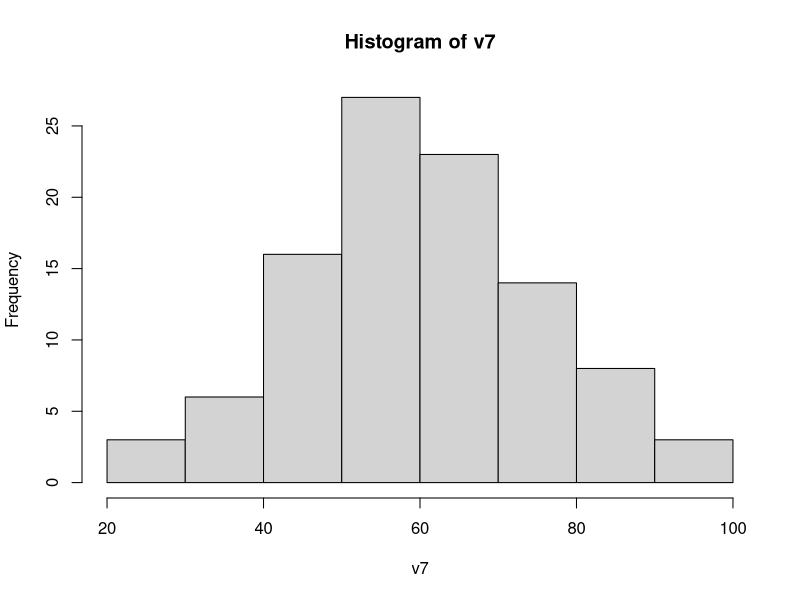
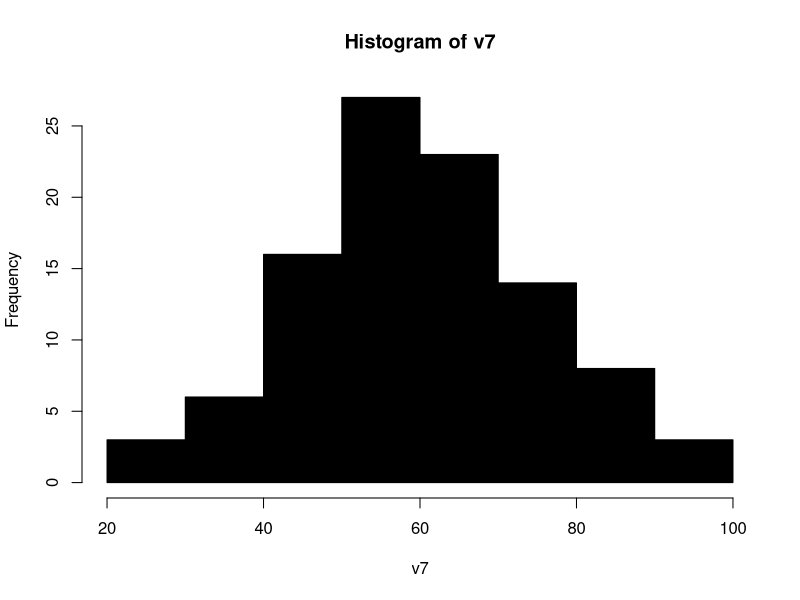
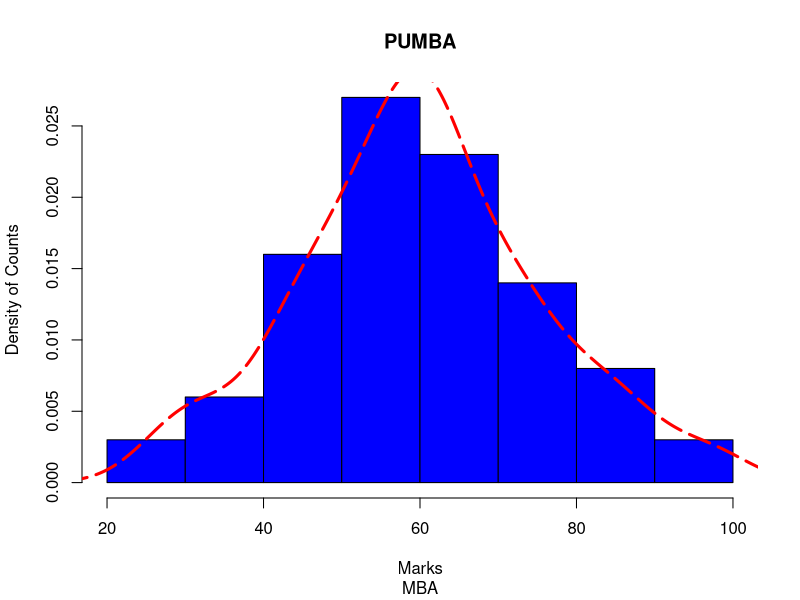

These charts were generated, in order, by the following R code:
#data structures

#vectors----
v1 = c(1,2,3,4,5)
class(v1)
?class
v2= c('A','B','C','D')
v3 =c(TRUE,FALSE,T, F)
class(v3)
v2[3]
v3[4]
v4=c(1,2,'A')
v4
v5= c('A',3,'B')
v5
v6=c('B','H',5)
v1[v1==4]=9
v1
set.seed(100)
v7= rnorm(100, mean = 60, sd=15)
v7
mean(v7)
sd(v7)
?rnorm
hist(v7)
hist(v7, breaks = 10, col =  1:1)
hist(v7,freq = F, col= 'blue', main = '',xlab='Marks',ylab = 'Density of Counts')
lines(density(v7),col='red',lty=5,lwd=3)
title(main = 'PUMBA',sub='MBA')

#Matrix-------
length(100:125)
m1 =matrix(100:125, nrow =2,byrow = T)
m1
m2=matrix(c(100:123), ncol = 4, byrow = T)
m2[1,]
m2[,3]
m2[c(1,2),c(3,4)] #2 & 6th row, 1st & 4rth col
colSums(m2)
colMeans(m2)
rowSums(m2)
rowMeans(m2)

#Array-----
length(100:123)
(a1 = array(100:123, dim=c(4,3,2)))
4*3*2
a1
(loc= paste('loc',1:4,sep='-'))
(product=paste('p',1:3,sep='@')) 
(coy=paste('coy',1:2,sep='%'))
dimnames(a1)=list(loc,product,coy)
a1  
sum(a1)
apply(a1,1,sum)
apply(a1,2,sum)
?array

#Data frame----

